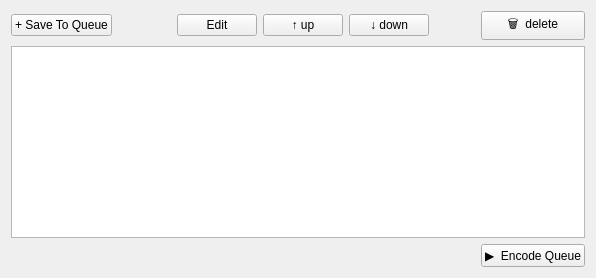
      <widget class="QWidget" name="tab_queue">
       <attribute name="title">
        <string>Queue</string>
       </attribute>
       <layout class="QGridLayout" name="gridLayout_8">
        <item row="0" column="0">
         <widget class="QPushButton" name="pushButton_save">
          <property name="text">
           <string>+ Save To Queue</string>
          </property>
         </widget>
        </item>
        <item row="0" column="4">
         <widget class="QPushButton" name="pushButton_up">
          <property name="text">
           <string>↑ up</string>
          </property>
         </widget>
        </item>
        <item row="0" column="6">
         <spacer name="horizontalSpacer_4">
          <property name="orientation">
           <enum>Qt::Horizontal</enum>
          </property>
          <property name="sizeType">
           <enum>QSizePolicy::Fixed</enum>
          </property>
          <property name="sizeHint" stdset="0">
           <size>
            <width>40</width>
            <height>20</height>
           </size>
          </property>
         </spacer>
        </item>
        <item row="0" column="3">
         <widget class="QPushButton" name="pushButton_edit">
          <property name="text">
           <string>Edit</string>
          </property>
         </widget>
        </item>
        <item row="0" column="5">
         <widget class="QPushButton" name="pushButton_down">
          <property name="text">
           <string>↓ down</string>
          </property>
         </widget>
        </item>
        <item row="0" column="2">
         <spacer name="horizontalSpacer_3">
          <property name="orientation">
           <enum>Qt::Horizontal</enum>
          </property>
          <property name="sizeHint" stdset="0">
           <size>
            <width>40</width>
            <height>20</height>
           </size>
          </property>
         </spacer>
        </item>
        <item row="2" column="7">
         <widget class="QPushButton" name="pushButton_encQueue">
          <property name="text">
           <string>▶  Encode Queue</string>
          </property>
         </widget>
        </item>
        <item row="0" column="7">
         <widget class="QPushButton" name="pushButton_del">
          <property name="text">
           <string>🗑  delete</string>
          </property>
         </widget>
        </item>
        <item row="0" column="1">
         <widget class="QLabel" name="label_queueprog">
          <property name="text">
           <string/>
          </property>
         </widget>
        </item>
        <item row="1" column="0" colspan="8">
         <widget class="QListWidget" name="listWidget"/>
        </item>
       </layout>
      </widget>
